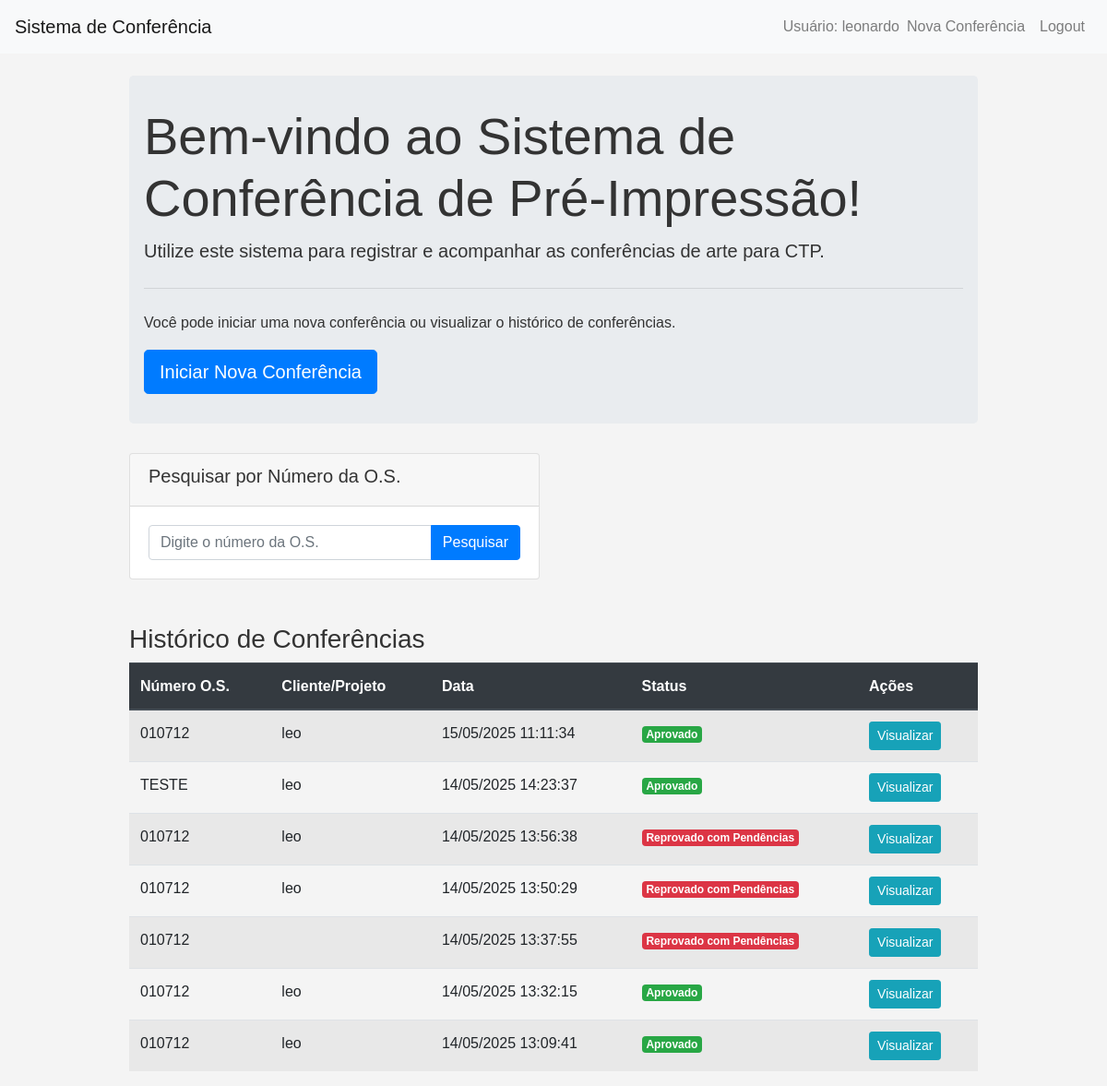
Page / (signed in) on the committed database.
### app.py (models this page shows)
class Conferencia(db.Model):
    __tablename__ = "Conferencias"
    id_conferencia = db.Column(db.Integer, primary_key=True, autoincrement=True)
    id_usuario_responsavel = db.Column(db.Integer, db.ForeignKey("Usuarios.id_usuario"), nullable=False)
    numero_os = db.Column(db.String(100), nullable=False, index=True)
    nome_cliente_projeto = db.Column(db.String(200))
    nome_arquivo_original = db.Column(db.String(255))
    data_inicio_conferencia = db.Column(db.DateTime, default=datetime.datetime.utcnow)
    data_fim_conferencia = db.Column(db.DateTime)
    observacoes_gerais = db.Column(db.Text)
    status_conferencia = db.Column(db.String(50), default="Em Andamento") # Em Andamento, Aprovado, Reprovado com Pendências
    itens_conferencia = db.relationship("ItemConferencia", backref="conferencia_pai", lazy=True, cascade="all, delete-orphan")
    processos_adicionais = db.relationship("ProcessoAdicionalConferencia", backref="conferencia_pai", lazy=True, uselist=False, cascade="all, delete-orphan")

### app.py (the view)
@app.route("/")
def index():
    if "user_id" not in session:
        return redirect(url_for("login"))
    pesquisa_os = request.args.get('pesquisa_os', '')
    if pesquisa_os:
        conferencias = Conferencia.query.filter(
            Conferencia.id_usuario_responsavel == session["user_id"],
            Conferencia.numero_os.like(f"%{pesquisa_os}%")
        ).order_by(Conferencia.data_fim_conferencia.desc()).all()
    else:
        conferencias = Conferencia.query.filter_by(
            id_usuario_responsavel=session["user_id"]
        ).order_by(Conferencia.data_fim_conferencia.desc()).all()
    return render_template("index.html", conferencias=conferencias)

### app.py (called while the page is built)
@app.template_filter("datetimeformat")
def datetimeformat(value, format="%d/%m/%Y %H:%M:%S"):
    if value is None:
        return ""
    return value.strftime(format)

### templates/index.html (shortened to what this page needs)
{% extends "base.html" %}
{% block content %}
<div class="jumbotron">
    <h1 class="display-4">Bem-vindo ao Sistema de Conferência de Pré-Impressão!</h1>
    <p class="lead">Utilize este sistema para registrar e acompanhar as conferências de arte para CTP.</p>
    <hr class="my-4">
    <p>Você pode iniciar uma nova conferência ou visualizar o histórico de conferências.</p>
    <a class="btn btn-primary btn-lg" href="{{ url_for('nova_conferencia') }}" role="button">Iniciar Nova Conferência</a>
</div>
<div class="row mb-4">
    <div class="col-md-6">
        <div class="card">
            <div class="card-header">
                <h5>Pesquisar por Número da O.S.</h5>
            </div>
            <div class="card-body">
                <form method="GET" action="{{ url_for('index') }}">
                    <div class="input-group">
                        <input type="text" class="form-control" name="pesquisa_os" placeholder="Digite o número da O.S." value="{{ request.args.get('pesquisa_os', '') }}">
                        <div class="input-group-append">
                            <button class="btn btn-primary" type="submit">Pesquisar</button>
                        </div>
                    </div>
                </form>
            </div>
        </div>
    </div>
</div>
<h3>Histórico de Conferências</h3>
{% if conferencias %}
<div class="table-responsive">
    <table class="table table-striped table-hover">
        <thead class="thead-dark">
            <tr>
                <th>Número O.S.</th>
                <th>Cliente/Projeto</th>
                <th>Data</th>
                <th>Status</th>
                <th>Ações</th>
            </tr>
        </thead>
        <tbody>
            {% for conf in conferencias %}
            <tr>
                <td>{{ conf.numero_os }}</td>
                <td>{{ conf.nome_cliente_projeto }}</td>
                <td>{{ conf.data_fim_conferencia|datetimeformat if conf.data_fim_conferencia else conf.data_inicio_conferencia|datetimeformat }}</td>
                <td>
                    <span class="badge {% if conf.status_conferencia == 'Aprovado' %}badge-success{% elif conf.status_conferencia == 'Reprovado com Pendências' %}badge-danger{% else %}badge-warning{% endif %}">
                        {{ conf.status_conferencia }}
                    </span>
                </td>
                <td>
                    <a href="{{ url_for('visualizar_conferencia', id_conferencia=conf.id_conferencia) }}" class="btn btn-sm btn-info">Visualizar</a>
                </td>
            </tr>
            {% endfor %}
        </tbody>
    </table>
</div>
{% else %}
<div class="alert alert-info">
    Nenhuma conferência encontrada. {% if request.args.get('pesquisa_os') %}Tente uma pesquisa diferente ou {% endif %}inicie uma nova conferência.
</div>
{% endif %}
{% endblock %}

### templates/base.html (shortened to what this page needs)
<!doctype html>
<html lang="pt-br">
<head>
    <link rel="stylesheet" href="https://stackpath.bootstrapcdn.com/bootstrap/4.5.2/css/bootstrap.min.css">
    <link rel="stylesheet" href="{{ url_for('static', filename='style.css') }}">
</head>
<body>
    <nav class="navbar navbar-expand-lg navbar-light bg-light">
        <a class="navbar-brand" href="{{ url_for('index') }}">Sistema de Conferência</a>
        <div class="collapse navbar-collapse" id="navbarNav">
            <ul class="navbar-nav ml-auto">
                {% if session.user_id %}
                    <li class="nav-item">
                        <span class="navbar-text">Usuário: {{ session.user_name }}</span>
                    </li>
                    <li class="nav-item">
                        <a class="nav-link" href="{{ url_for('nova_conferencia') }}">Nova Conferência</a>
                    </li>
                    <li class="nav-item">
                        <a class="nav-link" href="{{ url_for('logout') }}">Logout</a>
                    </li>
                {% endif %}
            </ul>
        </div>
    </nav>
    <div class="container mt-4">
        {% block content %}{% endblock %}
    </div>
</body>
</html>

### static/style.css (style rules this page uses)
body { font-family: sans-serif; line-height: 1.6; margin: 0; padding: 0; background-color: #f4f4f4; color: #333; }
.container { width: 80%; margin: auto; overflow: hidden; padding: 0 20px; }
.navbar { margin-bottom: 20px; }
.jumbotron { background-color: #e9ecef; padding: 2rem 1rem; border-radius: .3rem; }
.card { margin-bottom: 1.5rem; }
.card-header { font-weight: bold; }

### rows in the picture
Conferencia: numero_os "010712", nome_cliente_projeto "leo", data_fim_conferencia "15/05/2025 11:11:34", status_conferencia "Aprovado"
Conferencia: numero_os "TESTE", nome_cliente_projeto "leo", data_fim_conferencia "14/05/2025 14:23:37", status_conferencia "Aprovado"
Conferencia: numero_os "010712", nome_cliente_projeto "leo", data_fim_conferencia "14/05/2025 13:56:38", status_conferencia "Reprovado com Pendências"
Conferencia: numero_os "010712", nome_cliente_projeto "leo", data_fim_conferencia "14/05/2025 13:50:29", status_conferencia "Reprovado com Pendências"
Conferencia: numero_os "010712", data_fim_conferencia "14/05/2025 13:37:55", status_conferencia "Reprovado com Pendências"
Conferencia: numero_os "010712", nome_cliente_projeto "leo", data_fim_conferencia "14/05/2025 13:32:15", status_conferencia "Aprovado"
Conferencia: numero_os "010712", nome_cliente_projeto "leo", data_fim_conferencia "14/05/2025 13:09:41", status_conferencia "Aprovado"

### other values in the picture
{{ session.user_name }} "leonardo"
